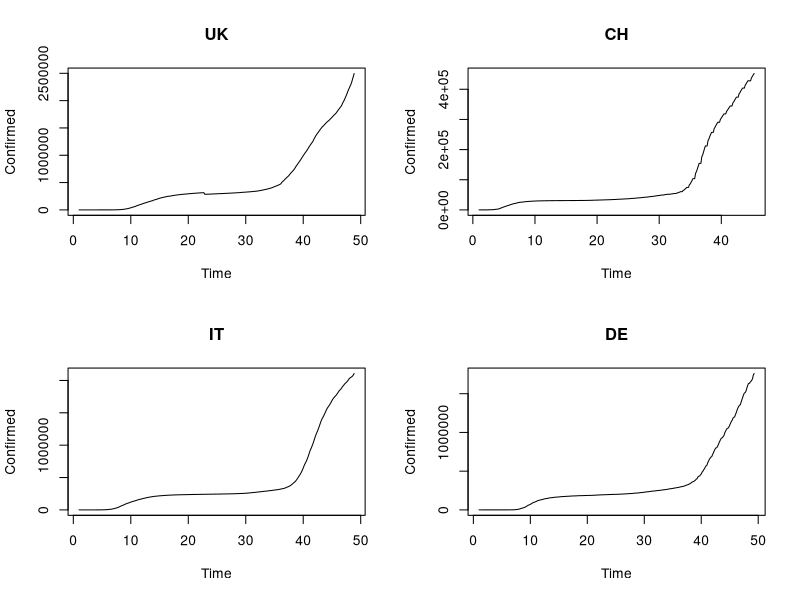
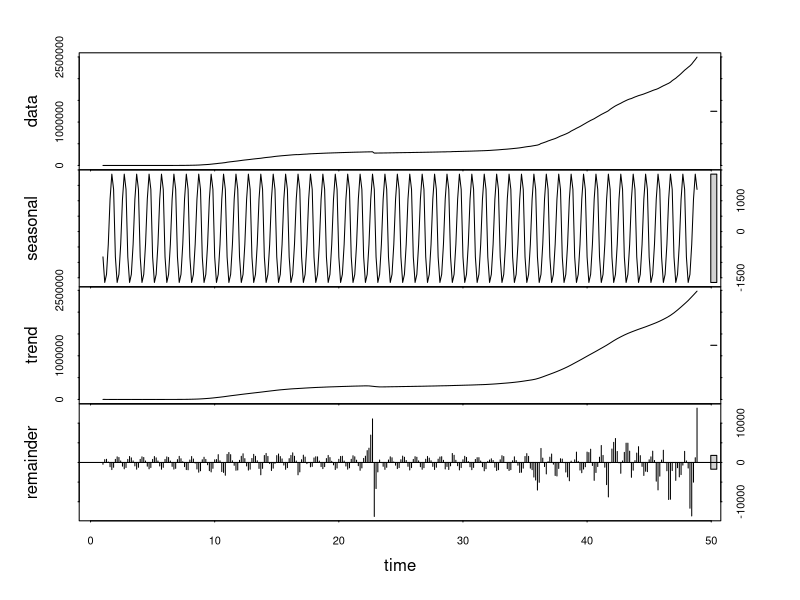
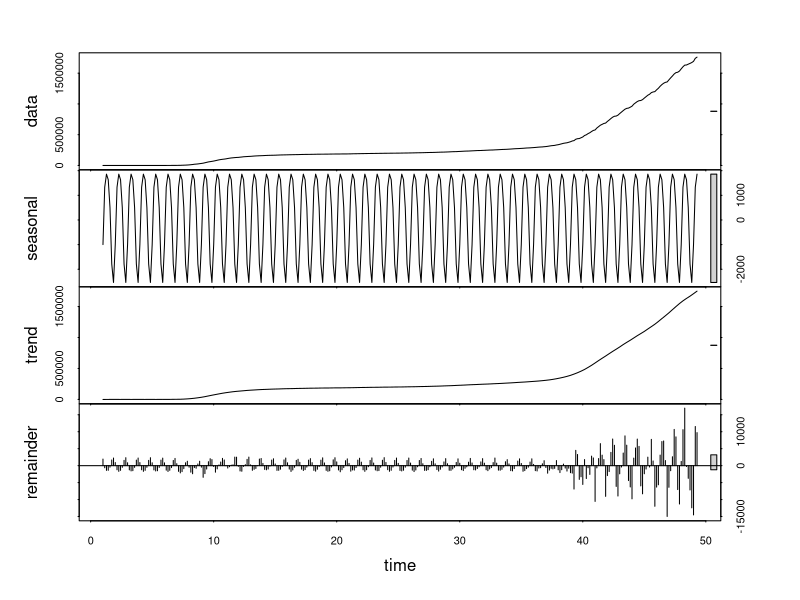
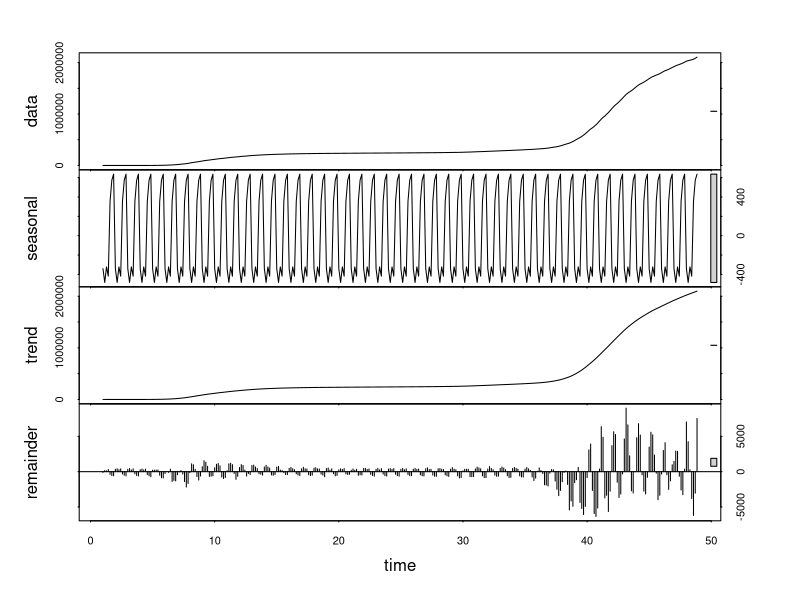
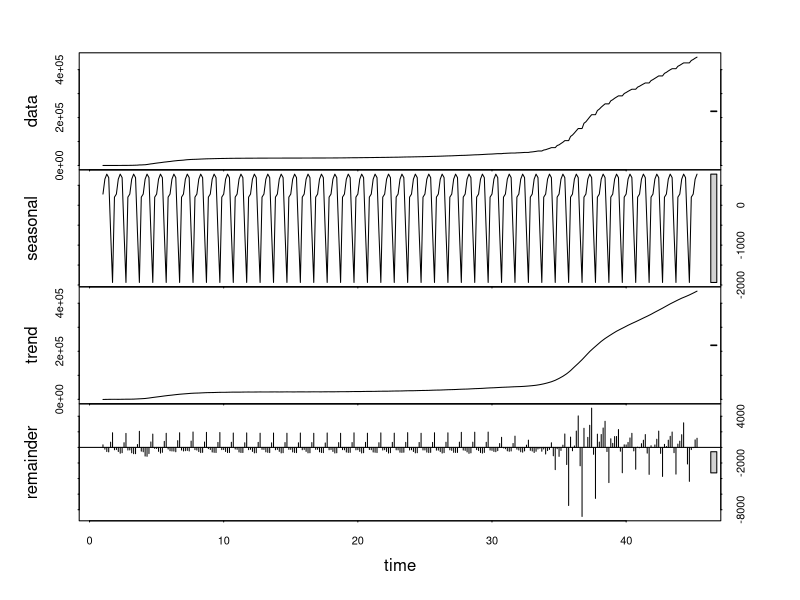
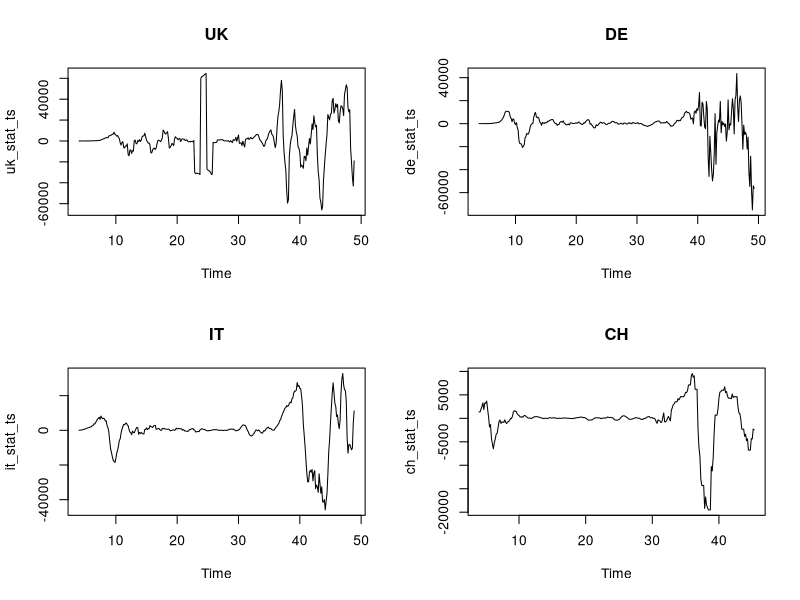

The R source for these figures, in order:
################################################################################
## Author: Alessandro De Luca
## Description: Timeseries of covid-19 cases to use in regression
################################################################################

rm(list = ls())

## libraries ####
library(tidyverse)
library(forecast)
library(tseries)


# cases <- read.csv("datasets/measurementrs_Covid_all")
cases <- read.csv("datasets/new_filtered_cases.csv")
glimpse(cases)

## clean the data ####
cases <- select(cases, -X) # remove X column (index from cleaning)

# coding locations
cases$location_code <- with(
    cases,
    ifelse(Country.Region == "United Kingdom", "UK",
        ifelse(Country.Region == "Germany", "DE",
            ifelse(Country.Region == "Italy", "IT",
                "CH"
            )
        )
    )
)
cases$location_code <- as.factor(cases$location_code)
cases$Date <- as.Date(cases$Date) # Date as dates

# sum together the province cases
cases <- cases %>%
    group_by(location_code, Date) %>%
    select(-Province.State) %>%
    summarise(
        Confirmed = sum(Confirmed),
        Recovered = sum(Recovered),
        Deaths = sum(Deaths)
    ) %>%
    ungroup()

## for analysis ####
# different countries
confirmed_uk <- cases %>%
    filter(location_code == "UK") %>%
    select(Date, Confirmed)
confirmed_ch <- cases %>%
    filter(location_code == "CH") %>%
    select(Date, Confirmed) %>%
    select(Date, Confirmed)
confirmed_it <- cases %>%
    filter(location_code == "IT") %>%
    select(Date, Confirmed) %>%
    select(Date, Confirmed)
confirmed_de <- cases %>%
    filter(location_code == "DE") %>%
    select(Date, Confirmed) %>%
    select(Date, Confirmed)

## time-series obj ####
# freq. = 7 (daily samples, nat. period 1 week)
ts_confirmed_uk <- ts(data = confirmed_uk, frequency = 7)
ts_confirmed_ch <- ts(data = confirmed_ch, frequency = 7)
ts_confirmed_de <- ts(data = confirmed_de, frequency = 7)
ts_confirmed_it <- ts(data = confirmed_it, frequency = 7)

{
    par(mfrow = c(2, 2))
    plot(ts_confirmed_uk[, 2], main = "UK", ylab = "Confirmed")
    plot(ts_confirmed_ch[, 2], ylab = "Confirmed", main = "CH")
    plot(ts_confirmed_it[, 2], ylab = "Confirmed", main = "IT")
    plot(ts_confirmed_de[, 2], ylab = "Confirmed", main = "DE")
}

# check seasonality ####
fit_uk <- stl(ts_confirmed_uk[, 2], s.window = "periodic")
fit_ch <- stl(ts_confirmed_ch[, 2], s.window = "periodic")
fit_de <- stl(ts_confirmed_de[, 2], s.window = "periodic")
fit_it <- stl(ts_confirmed_it[, 2], s.window = "periodic")


# ggseasonplot(ts_confirmed_uk[, 2], year.labels = TRUE)
plot(fit_uk)
plot(fit_de)
plot(fit_it)
plot(fit_ch)

## stationarity test ####
adf.test(ts_confirmed_uk[, 2])
adf.test(ts_confirmed_ch[, 2])
adf.test(ts_confirmed_de[, 2])
adf.test(ts_confirmed_it[, 2])

## get stationary ts ####
uk_stat_ts <- diff(
    ts_confirmed_uk[, 2],
    lag = frequency(ts_confirmed_uk[, 2]),
    differences = 3
)
it_stat_ts <- diff(
    ts_confirmed_it[, 2],
    lag = frequency(ts_confirmed_it[, 2]),
    differences = 3
)
de_stat_ts <- diff(
    ts_confirmed_de[, 2],
    lag = frequency(ts_confirmed_de[, 2]),
    differences = 3
)
ch_stat_ts <- diff(
    ts_confirmed_ch[, 2],
    lag = frequency(ts_confirmed_ch[, 2]),
    differences = 3
)

{
    par(mfrow = c(2, 2))
    plot(uk_stat_ts, main = "UK")
    plot(de_stat_ts, main = "DE")
    plot(it_stat_ts, main = "IT")
    plot(ch_stat_ts, main = "CH")
}

## stationarity test ####
adf.test(uk_stat_ts)
adf.test(de_stat_ts)
adf.test(it_stat_ts)
adf.test(ch_stat_ts)